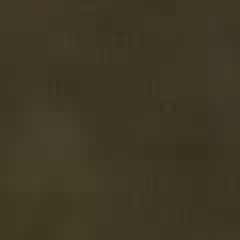
#> input picture белки/свет0-вид под углом/1.jpg, 120 x 120 px, found by its file name (shown 2 times larger); the run also reads 3 pictures not shown here
$ python c_test.py
#> lines starting #> are read from the running program, lines starting #| are printed output that depends on the picture; long printed decimals are rounded
import cv2
import numpy as np
from skimage import color  # для deltaE_ciede2000
from scipy.spatial import distance
import json
import os

folder = 'свет0-вид сверху'
folder = 'свет0.5-вид сверху'
folder = 'свет1-вид сверху'
folder = 'свет0-вид под углом'
folder = 'свет0.5-вид под углом'
folder = 'свет1-вид под углом'
light = "1" # "0", "0.5", "1"
angle = "Ang" # "Up" - вид сверху, "Ang" - вид под углом
# test_folder = "белки" # "test"
test_folder = "кетоны" # "test"
f_path = test_folder + '/' + folder + '/'


def save_experiment_data(file_path, ref_colors, test_color, lighting_type, angle):
    # Конвертируем numpy в обычные списки для JSON
    new_entry = {
        "metadata": {
            "lighting": lighting_type, # например, "daylight", "led"
            "angle": angle,           # например, "top", "45_deg"
        },
        "reference": [arr.tolist() if isinstance(arr, np.ndarray) else arr for arr in ref_colors],
        "test": test_color.tolist() if isinstance(test_color, np.ndarray) else test_color
    }

    # 1. Загружаем существующие данные
    if os.path.exists(file_path):
        with open(file_path, 'r', encoding='utf-8') as f:
            try:
                data = json.load(f)
                if not isinstance(data, list):
                    data = [data] # На случай, если в файле был один объект, а не список
            except json.JSONDecodeError:
                data = []
    else:
        data = []

    # 2. Добавляем новую запись
    data.append(new_entry)

    # 3. Сохраняем обратно
    with open(file_path, 'w', encoding='utf-8') as f:
        json.dump(data, f, indent=4, ensure_ascii=False)

    print(f"Данные успешно добавлены. Всего записей: {len(data)}")


def load_image(test_image_path):
    """Load an image from a file."""
#> called with test_image_path = 'кетоны/свет1-вид под углом/1.jpg'
    image = cv2.imread(test_image_path)
#> image is the input picture: shape (120, 120, 3); mean B, G, R 37.9, 56.5, 63.3
    if image is None:
        raise FileNotFoundError(f"Image file '{test_image_path}' not found.")
    return image


# ---------- BGR ----------
def mean_color_bgr(image):
    """Calculate the mean BGR color of an image."""
    return image.mean(axis=0).mean(axis=0)


def all_distances_bgr(test_color, reference_colors):
    """Compute all Euclidean distances in BGR space."""
    return [distance.euclidean(test_color, ref) for ref in reference_colors]


# ---------- Lab ----------
def mean_color_lab(image):
    """Calculate the mean LAB color of an image (normalized for CIEDE2000)."""
    lab = cv2.cvtColor(image, cv2.COLOR_BGR2LAB)
    mean = lab.mean(axis=0).mean(axis=0)  # (L, a, b) в OpenCV
    # нормализация
    L = mean[0] / 255 * 100
    a = mean[1] - 128
    b = mean[2] - 128
    return np.array([L, a, b])


def all_distances_lab(test_color, reference_colors):
    """Compute all CIEDE2000 distances in Lab space."""

    return [
        color.deltaE_ciede2000(test_color, ref)
        #float(color.deltaE_ciede2000(test_color[np.newaxis, :], ref[np.newaxis, :]))
        for ref in reference_colors
    ]


# ---------- Main ----------
test_image_path = f_path + 'test.jpg'
if test_folder == "кетоны":
    reference_image_paths = [f_path + '1.jpg', f_path + '2.jpg', f_path + '3.jpg', f_path + '4.jpg', f_path + '5.jpg']   # for ketones
else:
    reference_image_paths = [f_path + '0.15.jpg', f_path + '0.3.jpg', f_path + '0.5.jpg', f_path + '1.jpg', f_path + '2.jpg'] # for proteins


# Load & compute mean colors
reference_colors_bgr = [mean_color_bgr(load_image(p)) for p in reference_image_paths]
#> call 2 of load_image, with test_image_path = 'кетоны/свет1-вид под углом/2.jpg'
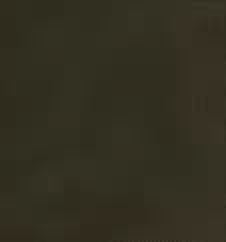
#> input picture белки/свет0-вид под углом/2.jpg, 113 x 121 px, found by its file name (shown 2 times larger)
#> in load_image, image is the input picture: shape (121, 113, 3); mean B, G, R 32.9, 47.7, 50.8
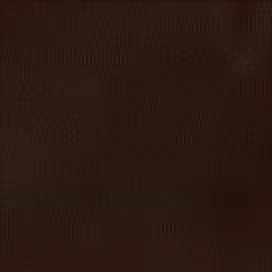
#> input picture кетоны/свет0-вид под углом/5.jpg, 136 x 136 px, found by its file name (shown 2 times larger)
#> in load_image, image is the input picture: shape (136, 136, 3); mean B, G, R 17.5, 24.7, 43.4
#> reference_colors_bgr = [[37.89, 56.48, 63.28], [32.9, 47.69, 50.82], [35.71, 44.18, 74.19], [38.29, 45.12, 65.55], [17.53, 24.71, 43.4]]
test_color_bgr = mean_color_bgr(load_image(test_image_path))
#> test_color_bgr = [51.97, 63.47, 68.28]
reference_colors_bgr_RMS = [np.sqrt(r**2 + g**2 + b**2) for r, g, b in reference_colors_bgr]
#> reference_colors_bgr_RMS = [92.9, 77.06, 93.44, 88.31, 52.93]
data_to_send_rgb = {
    "reference": [arr.tolist() for arr in reference_colors_bgr],
    "test": test_color_bgr.tolist()
}
#> data_to_send_rgb = {'reference': [[37.89, 56.48, 63.28], [32.9, 47.69, 50.82], [35.71, 44.18, 74.19], [38.29, 45.12, 65.55], [17.53, 24.71, 43.4]], 'test': [51.97, 63.47, 68.28]}
save_experiment_data(f'data_log_{test_folder}_rgb.json', reference_colors_bgr, test_color_bgr, light, angle)
#| Данные успешно добавлены. Всего записей: 1
print('')
# print('reference_colors_bgr:', reference_colors_bgr)
print('data_to_send_rgb:', data_to_send_rgb)
#| data_to_send_rgb: {'reference': [[37.892, 56.482, 63.284], [32.896, 47.685, 50.821], [35.705, 44.177, 74.189], [38.286, 45.124, 65.546], [17.528, 24.710, 43.397]], 'test': [51.967, 63.474, 68.284]}
#print("test_color_bgr_RMS:", np.sqrt(test_color_bgr[0]**2 + test_color_bgr[1]**2 + test_color_bgr[2]**2))
#print("reference_colors_bgr_RMS:", reference_colors_bgr_RMS)
print('')
reference_colors_lab = [mean_color_lab(load_image(p)) for p in reference_image_paths]
#> in mean_color_lab, `lab = cv2.cvtColor(image, cv2.COLOR_BGR2LAB)`: lab: shape (120, 120, 3); mean of channels 0, 1, 2 61, 127.7, 140.4
#> in mean_color_lab, `mean = lab.mean(axis=0).mean(axis=0)`: mean = [61.03, 127.7, 140.4]
#> in mean_color_lab, `L = mean[0] / 255 * 100`: L = 23.93
#> in mean_color_lab, `a = mean[1] - 128`: a = -0.291
#> in mean_color_lab, `b = mean[2] - 128`: b = 12.44
#> in mean_color_lab (call 2), `lab = cv2.cvtColor(image, cv2.COLOR_BGR2LAB)`: lab: shape (121, 113, 3); mean of channels 0, 1, 2 50.2, 126.3, 138
#> in mean_color_lab (call 3), `lab = cv2.cvtColor(image, cv2.COLOR_BGR2LAB)`: lab: shape (135, 123, 3); mean of channels 0, 1, 2 55.1, 140.6, 139.3
#> in mean_color_lab (call 4), `lab = cv2.cvtColor(image, cv2.COLOR_BGR2LAB)`: lab: shape (136, 130, 3); mean of channels 0, 1, 2 53, 136.3, 136.1
#> in mean_color_lab (call 5), `lab = cv2.cvtColor(image, cv2.COLOR_BGR2LAB)`: lab: shape (136, 136, 3); mean of channels 0, 1, 2 27.8, 136, 136.4
#> reference_colors_lab = [[23.93, -0.291, 12.44], [19.7, -1.66, 10.02], [21.6, 12.6, 11.34], [20.78, 8.34, 8.09], [10.89, 7.99, 8.44]]
test_color_lab = mean_color_lab(load_image(test_image_path))
#> in mean_color_lab (call 6), `lab = cv2.cvtColor(image, cv2.COLOR_BGR2LAB)`: lab: shape (121, 114, 3); mean of channels 0, 1, 2 68.9, 127.5, 135.6
#> test_color_lab = [27.03, -0.481, 7.62]
save_experiment_data(f'data_log_{test_folder}_lab.json', reference_colors_lab, test_color_lab, light, angle)
#| Данные успешно добавлены. Всего записей: 1
data_to_send_lab = {
    "reference": [arr.tolist() for arr in reference_colors_lab],
    "test": test_color_lab.tolist()
}
#> data_to_send_lab = {'reference': [[23.93, -0.291, 12.44], [19.7, -1.66, 10.02], [21.6, 12.6, 11.34], [20.78, 8.34, 8.09], [10.89, 7.99, 8.44]], 'test': [27.03, -0.481, 7.62]}
print('data_to_send_lab:', data_to_send_lab)
#| data_to_send_lab: {'reference': [[23.932, -0.2915, 12.439], [19.703, -1.663, 10.022], [21.596, 12.596, 11.339], [20.778, 8.345, 8.094], [10.891, 7.986, 8.444]], 'test': [27.028, -0.4814, 7.619]}
print('')
# Distances
distances_bgr = all_distances_bgr(test_color_bgr, reference_colors_bgr)
#> distances_bgr = [16.49, 30.3, 25.92, 23.05, 57.52]
distances_lab = all_distances_lab(test_color_lab, reference_colors_lab)
#> distances_lab = [4.04, 5.72, 15.14, 11.93, 15.32]
#print(type(distances_lab))
closest_index_bgr = int(np.argmin(distances_bgr))
#> closest_index_bgr = 0
closest_index_lab = int(np.argmin(distances_lab))
#> closest_index_lab = 0

# ---------- Results ----------

#print("---------- Results ----------")
print(" folder is ", "<", folder, ">")
for i, d in enumerate(distances_lab, 1):
    print(f"Reference {i}:: distance LAB = {d:.2f}, RGB = {distances_bgr[i-1]:.2f}")
#> this loop made 5 passes
#> d on passes 1 to 5: 4.04, 5.72, 15.14, 11.93, 15.32
#| Reference 1:: distance LAB = 4.04, RGB = 16.49
#| Reference 2:: distance LAB = 5.72, RGB = 30.30
#| Reference 3:: distance LAB = 15.14, RGB = 25.92
#| Reference 4:: distance LAB = 11.93, RGB = 23.05
#| Reference 5:: distance LAB = 15.32, RGB = 57.52

print("=== Results in RGB (Euclidean) ===")
print(f"Closest reference image: {closest_index_bgr + 1}")
#| Closest reference image: 1

print(f"Closest mean BGR: {reference_colors_bgr[closest_index_bgr]}")
#| Closest mean BGR: [37.892 56.482 63.284]
print(f"Test mean BGR: {test_color_bgr}")
#| Test mean BGR: [51.967 63.474 68.284]
print(f"reference_colors_bgr_1: {reference_colors_bgr[0]}")
#| reference_colors_bgr_1: [37.892 56.482 63.284]

print("=== Results in Lab (CIEDE2000) ===")
#for i, d in enumerate(distances_lab, 1):
#    print(f"Reference {i}: distance = {d:.2f}")
print(f"Closest reference image: {closest_index_lab + 1}")
#| Closest reference image: 1

print(f"Closest mean Lab: {reference_colors_lab[closest_index_lab]}")
#| Closest mean Lab: [23.932 -0.2915 12.439]
print(f"Test mean Lab: {test_color_lab}")
#| Test mean Lab: [27.028 -0.4814  7.619]
print(f"reference_colors_lab_1: {reference_colors_lab[0]}")
#| reference_colors_lab_1: [23.932 -0.2915 12.439]
